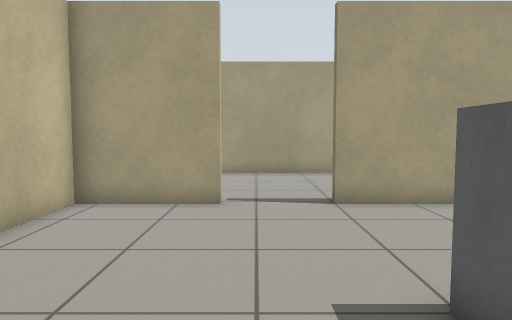
view 1 (above)

15 first-person views from a walk through a Gazebo world. The camera is 0.88 m above the floor, tilts 4° down and sees 70° across. The floor is counted in squares, 0.5 m on a side. Each view is taken from the middle of a square. On the plan, view 1 faces up. The plan holds only what a view shows up to about 17 squares ahead; the rest is blank.

view 2
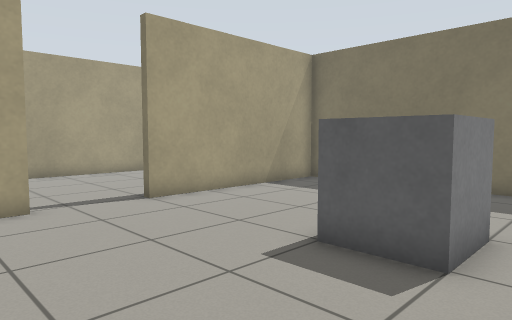

view 3
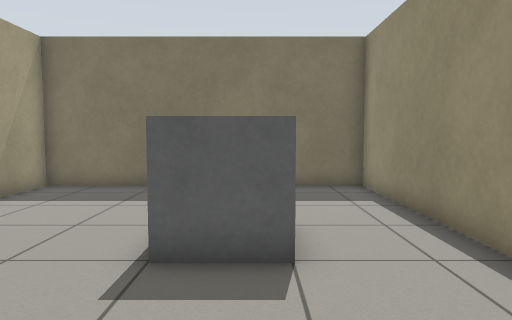

view 4
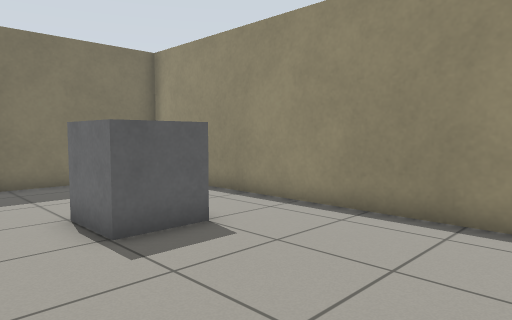

view 5
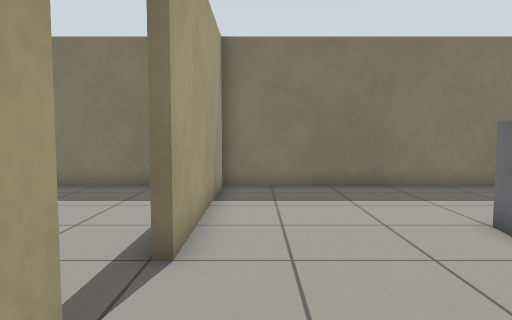

view 6
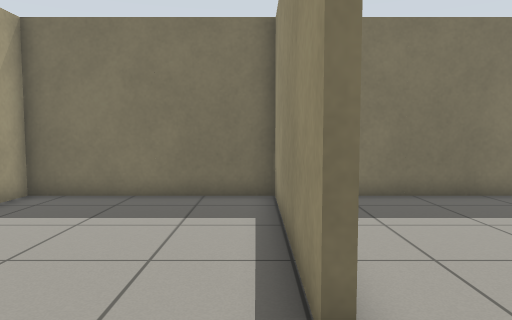

view 7
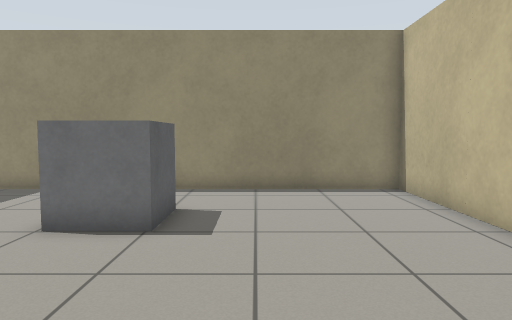

view 8
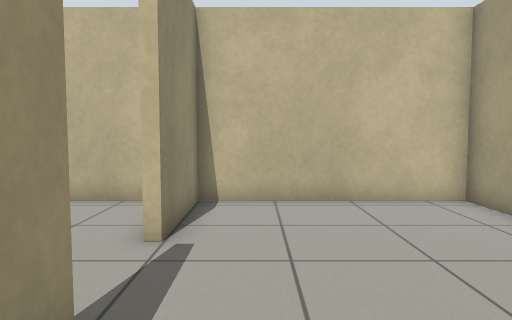

view 9
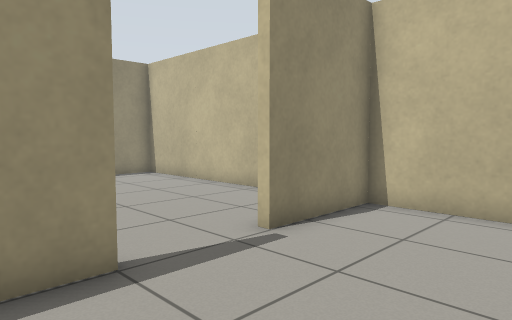

view 10
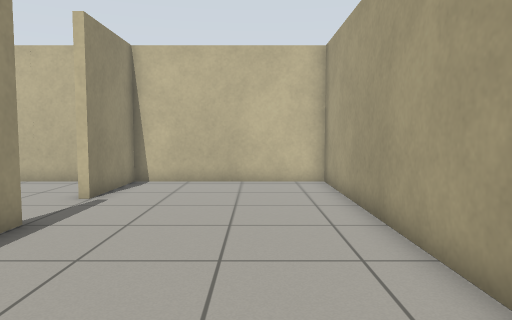

view 11
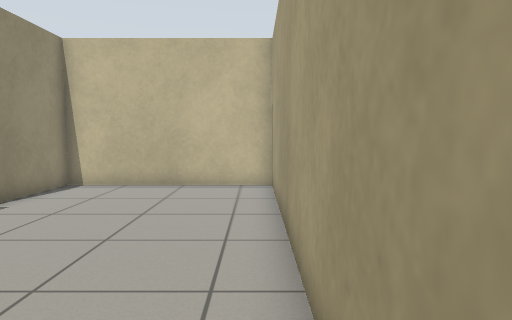

view 12
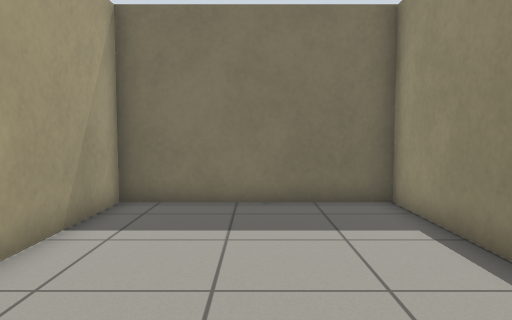

view 13
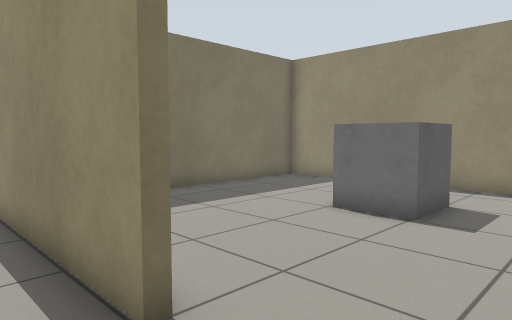

view 14
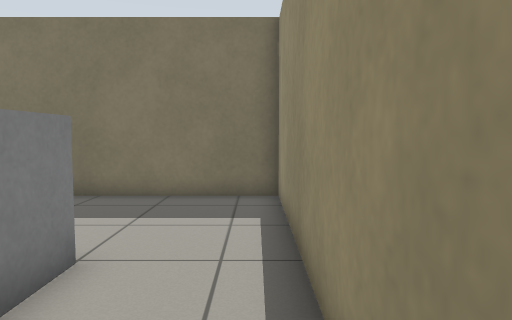

view 15
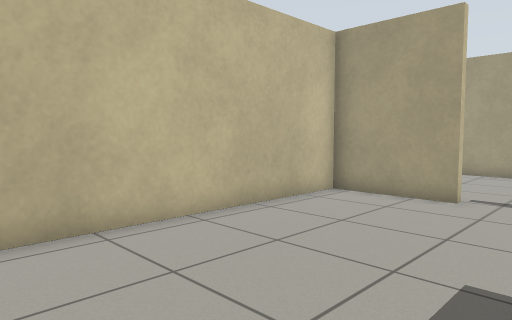

### Floor plan
Points are (right, up) in squares from view 1. A wall is a line through its corners. A room is listed if a view was taken in it or the views show most of it. See-through windows are left out.
Room 1 (views 1, 2, 3, 4, 5, 14, 15)
walls: (-0.9, 9.2) (-4.6, 9.2) (-4.6, -1.7) (9.4, -1.7) (9.4, 9.2) (1.9, 9.2)
ways out: opening at (0.5, 9) to room 2
objects: grey box (2, 2) to (4, 3)
Room 2 (views 6, 7, 8, 9, 10, 11, 12, 13)
walls: (1.9, 9.5) (9.4, 9.5) (9.4, 16.6) (-4.6, 16.6) (-4.6, 9.5) (-0.9, 9.5)
ways out: opening at (0.5, 9) to room 1

Where each view was taken, in squares from view 1:
view 1: 0 up, 0 right, facing up
view 2: 0 up, 3 left, facing up-right
view 3: 2 up, 3 left, facing right
view 4: 6 up, 4 left, facing down-right
view 5: 8 up, 3 left, facing right
view 6: 10 up, 1 left, facing right
view 7: 10 up, 0 right, facing down
view 8: 11 up, 5 right, facing left
view 9: 14 up, 4 right, facing down-left
view 10: 14 up, 9 right, facing left
view 11: 16 up, 8 right, facing left
view 12: 13 up, 0 right, facing right
view 13: 11 up, 1 left, facing down-right
view 14: 1 down, 1 left, facing right
view 15: 1 down, 2 right, facing up-left
